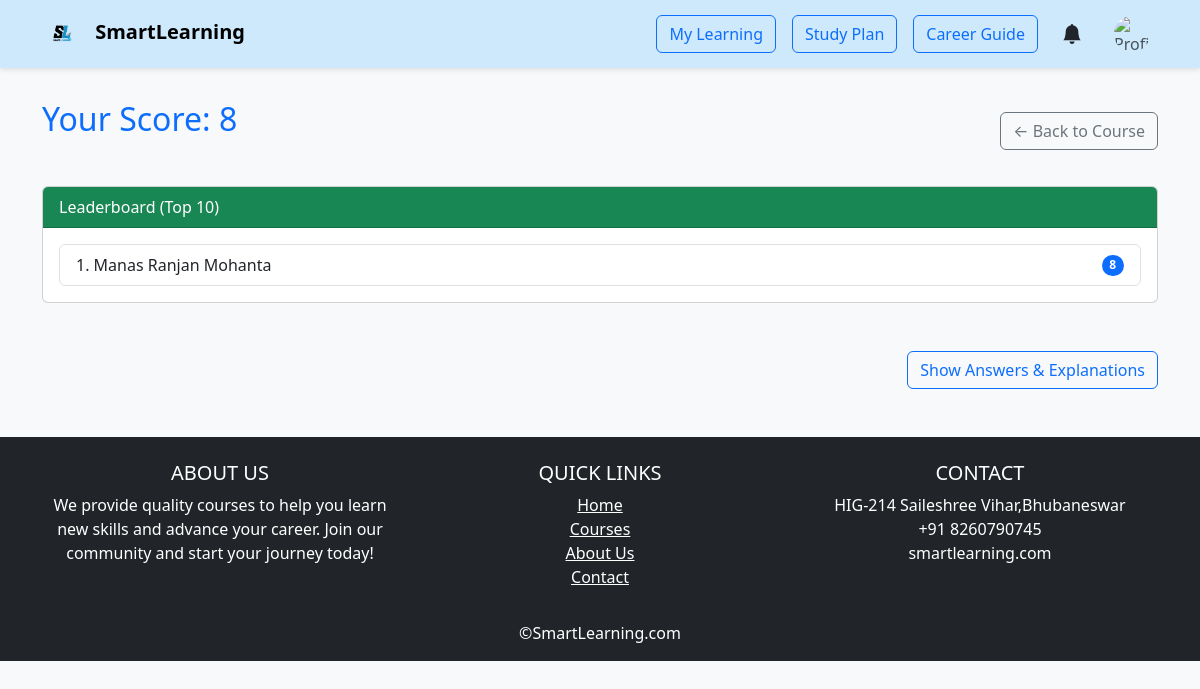
The app's page /quiz_result.php?quiz_id=4&student_id=19 (signed in), older data.
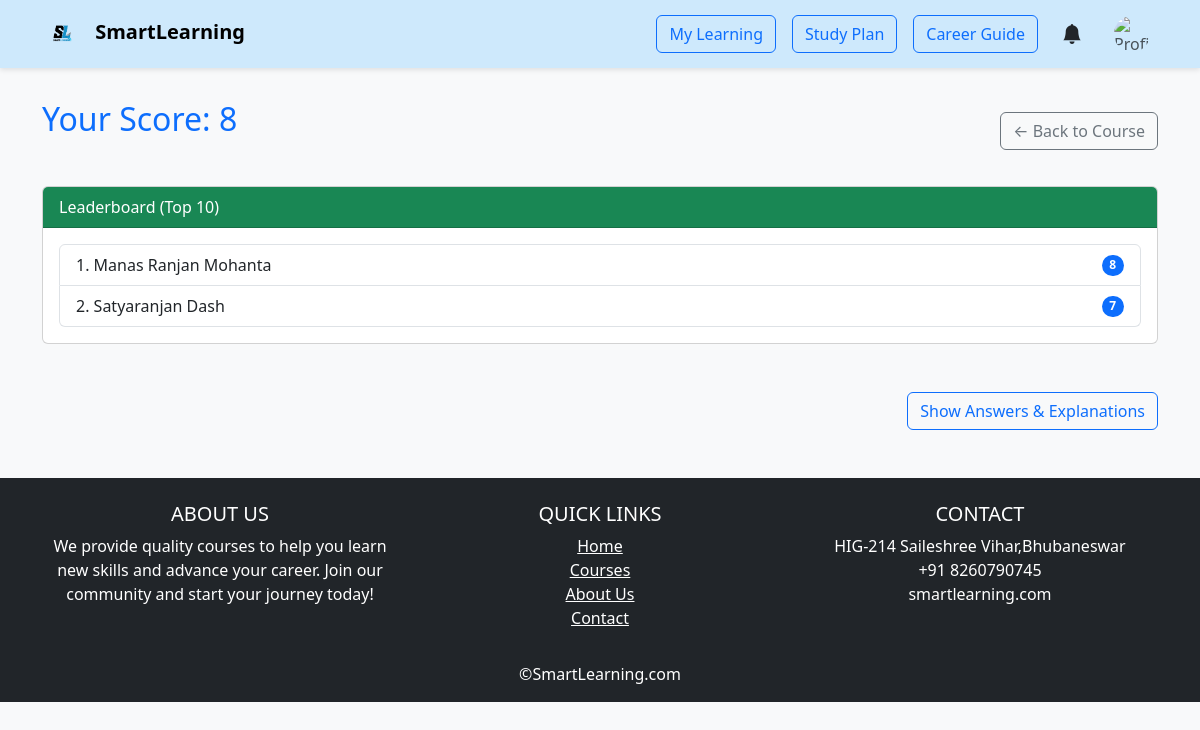
The same page, newer data.
### tables this page shows
CREATE TABLE `quiz_submissions` (
  `id` int(11) NOT NULL,
  `quiz_id` int(11) NOT NULL,
  `student_id` int(11) NOT NULL,
  `score` int(11) NOT NULL,
  `submitted_at` datetime DEFAULT current_timestamp()
);

CREATE TABLE `users` (
  `id` int(11) NOT NULL,
  `name` varchar(255) NOT NULL,
  `email` varchar(255) NOT NULL,
  `password` varchar(255) NOT NULL,
  `role` varchar(20) NOT NULL,
  `image` varchar(200) NOT NULL,
  `otp` varchar(6) DEFAULT NULL,
  `otp_expires_at` datetime DEFAULT NULL,
  `is_verified` tinyint(1) DEFAULT 0,
  `status` enum('pending','approved','rejected') DEFAULT 'pending'
);

### quiz_result.php (the view, shortened to what this page needs)
<?php
include_once 'student_navbar.php';
$quizId = isset($_GET['quiz_id']) ? (int)$_GET['quiz_id'] : 0;
$studentId = isset($_GET['student_id']) ? (int)$_GET['student_id'] : 0;
$score = 0;
$submissionQuery = $conn->prepare("SELECT score FROM quiz_submissions WHERE quiz_id = ? AND student_id = ? ORDER BY submitted_at DESC LIMIT 1");
$submissionQuery->bind_param("ii", $quizId, $studentId);
$submissionQuery->execute();
$submissionResult = $submissionQuery->get_result();
if ($row = $submissionResult->fetch_assoc()) {
    $score = $row['score'];
} else {
    echo "<div class='alert alert-warning'>No submission found for this quiz.</div>";
    exit;
}
$leaderboardQuery = $conn->prepare("SELECT u.name, qs.score FROM quiz_submissions qs JOIN users u ON qs.student_id = u.id WHERE qs.quiz_id = ? ORDER BY qs.score DESC, qs.submitted_at ASC LIMIT 10");
$leaderboardQuery->bind_param("i", $quizId);
$leaderboardQuery->execute();
$leaders = $leaderboardQuery->get_result()->fetch_all(MYSQLI_ASSOC);
?>
<!DOCTYPE html>
<html lang="en">
<head>
    <link href="https://cdn.jsdelivr.net/npm/bootstrap@5.3.3/dist/css/bootstrap.min.css" rel="stylesheet">
</head>
<body class="bg-light">
<div class="container my-5">
    <div class="d-flex justify-content-between align-items-center mb-4">
        <h2 class="mb-4 text-primary">Your Score: <?= $score ?></h2>
        <a href="mylearning.php" class="btn btn-outline-secondary">← Back to Course</a>
    </div>
    <div class="card mb-5">
        <div class="card-header bg-success text-white">Leaderboard (Top 10)</div>
        <div class="card-body">
            <ul class="list-group">
                <?php foreach ($leaders as $index => $leader): ?>
                    <li class="list-group-item d-flex justify-content-between align-items-center">
                        <?= ($index+1) . '. ' . htmlspecialchars($leader['name']) ?>
                        <span class="badge bg-primary rounded-pill"><?= $leader['score'] ?></span>
                    </li>
                <?php endforeach; ?>
            </ul>
        </div>
    </div>
        <div class="text-end mb-3">
            <button class="btn btn-outline-primary" id="toggleAnswersBtn">Show Answers & Explanations</button>
        </div>
</div>
</body>
<?php include_once 'footer.php'?>
</html>

Row changes from the older to the newer data that the page shows:
added quiz_submissions: student.name "Satyaranjan Dash", score "7"
